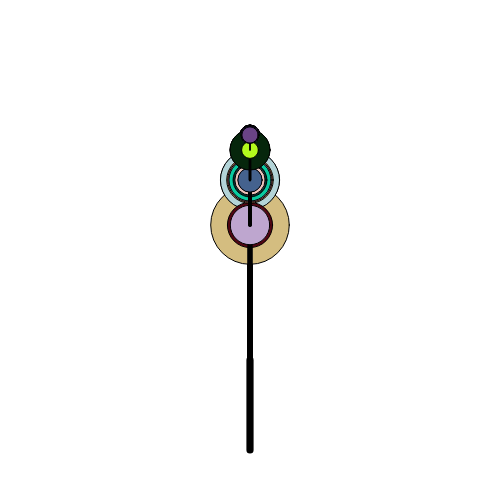
Frame 1 (no input)
Frame 60 (no input): identical to frame 1, image omitted
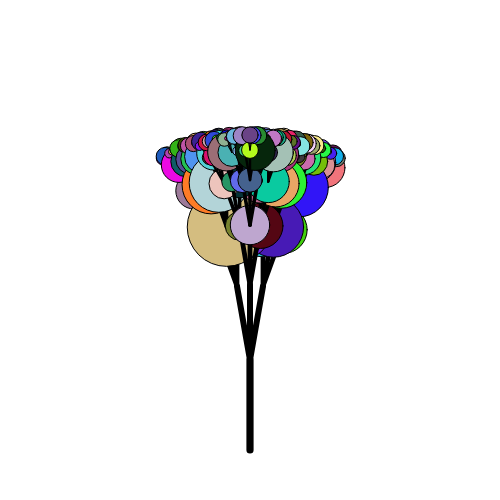
Frame 120 (the mouse pressed at the canvas centre since frame 60)

The p5.js sketch that drew these frames (run headless with seeded random() and noise() and a simulated clock; from frame 60 on, the mouse is pressed at the canvas centre):

// p5.js sketch
// ── sketch.js
// Balloon Tree
// Austin Nicholson
// Nov 30th
//


let scale = 15;
let x2, y2;


function setup() {
  createCanvas(500, 500);
  background(255);

}
function draw() {
  randomSeed(50);
  background(255);
  drawTree(width/2, height*0.9, 90, 6);
}
function drawLine( x1, y1, x2, y2, depth) {
//draw a line segment connecting (x1,y1) to (x2,y2)
  strokeWeight(depth*1.2);
  line(x1, y1, x2, y2);

}
function drawLeaf(x2, y2, depth){
  strokeWeight(1);
  fill(random(255), random(255), random(255));
  circle(x2, y2, random(3, 20)*depth);

}

function drawTree(x1, y1, angle, depth) {
  if (depth > 0) {
    let x2 = x1 + (cos(radians(angle))*depth*scale); //calculate endpoints of current branch
    let y2 = y1 - (sin(radians(angle))*depth*scale); //using trig ratios. Get shorter based on depth
    drawLine(x1, y1, x2, y2, depth);
    if(depth < 5) drawLeaf(x2, y2, depth);
    let offset = map(mouseX, 0, width, 0, 20);
    drawTree(x2, y2, angle-offset, depth-1);
    drawTree(x2, y2, angle+offset, depth-1);
    drawTree(x2, y2, angle, depth-1);
  }
}
